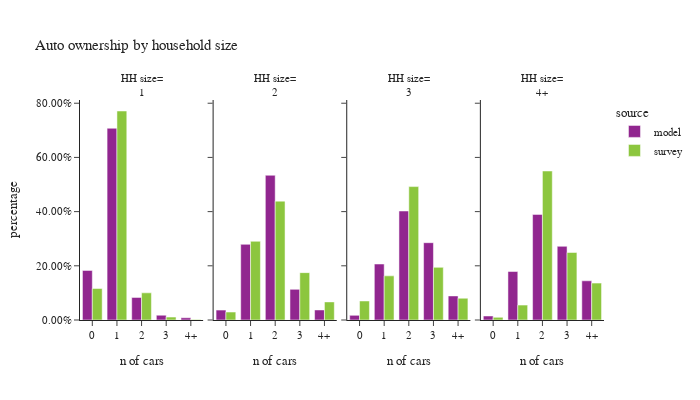

Notebook code cell kept with this figure:
### Code cell
plot_auto(hh,'hhsize_simple','household size', 'HH size')

### Figure 1 — Plotly figure (JSON) as saved in the notebook; plotly's stock layout.template omitted (floating-point values rounded to 4 significant figures)
{"data": [{"alignmentgroup": "True", "hovertemplate": "source=model<br>hhsize_simple=1<br>auto_ownership_simple=%{x}<br>percentage=%{y}<extra></extra>", "legendgroup": "model", "marker": {"color": "#91268F", "pattern": {"shape": ""}}, "name": "model", "offsetgroup": "model", "orientation": "v", "showlegend": true, "textposition": "auto", "type": "bar", "x": ["0", "1", "2", "3", "4+"], "xaxis": "x", "y": [0.1831, 0.7076, 0.08342, 0.0177, 0.008222], "yaxis": "y"}, {"alignmentgroup": "True", "hovertemplate": "source=model<br>hhsize_simple=2<br>auto_ownership_simple=%{x}<br>percentage=%{y}<extra></extra>", "legendgroup": "model", "marker": {"color": "#91268F", "pattern": {"shape": ""}}, "name": "model", "offsetgroup": "model", "orientation": "v", "showlegend": false, "textposition": "auto", "type": "bar", "x": ["0", "1", "2", "3", "4+"], "xaxis": "x2", "y": [0.03652, 0.2792, 0.5341, 0.113, 0.03709], "yaxis": "y2"}, {"alignmentgroup": "True", "hovertemplate": "source=model<br>hhsize_simple=3<br>auto_ownership_simple=%{x}<br>percentage=%{y}<extra></extra>", "legendgroup": "model", "marker": {"color": "#91268F", "pattern": {"shape": ""}}, "name": "model", "offsetgroup": "model", "orientation": "v", "showlegend": false, "textposition": "auto", "type": "bar", "x": ["0", "1", "2", "3", "4+"], "xaxis": "x3", "y": [0.01711, 0.2065, 0.4022, 0.2853, 0.08883], "yaxis": "y3"}, {"alignmentgroup": "True", "hovertemplate": "source=model<br>hhsize_simple=4+<br>auto_ownership_simple=%{x}<br>percentage=%{y}<extra></extra>", "legendgroup": "model", "marker": {"color": "#91268F", "pattern": {"shape": ""}}, "name": "model", "offsetgroup": "model", "orientation": "v", "showlegend": false, "textposition": "auto", "type": "bar", "x": ["0", "1", "2", "3", "4+"], "xaxis": "x4", "y": [0.01481, 0.1789, 0.3898, 0.2719, 0.1446], "yaxis": "y4"}, {"alignmentgroup": "True", "hovertemplate": "source=survey<br>hhsize_simple=1<br>auto_ownership_simple=%{x}<br>percentage=%{y}<extra></extra>", "legendgroup": "survey", "marker": {"color": "#8CC63E", "pattern": {"shape": ""}}, "name": "survey", "offsetgroup": "survey", "orientation": "v", "showlegend": true, "textposition": "auto", "type": "bar", "x": ["0", "1", "2", "3", "4+"], "xaxis": "x", "y": [0.1162, 0.7713, 0.1002, 0.01074, 0.001561], "yaxis": "y"}, {"alignmentgroup": "True", "hovertemplate": "source=survey<br>hhsize_simple=2<br>auto_ownership_simple=%{x}<br>percentage=%{y}<extra></extra>", "legendgroup": "survey", "marker": {"color": "#8CC63E", "pattern": {"shape": ""}}, "name": "survey", "offsetgroup": "survey", "orientation": "v", "showlegend": false, "textposition": "auto", "type": "bar", "x": ["0", "1", "2", "3", "4+"], "xaxis": "x2", "y": [0.02928, 0.2904, 0.4386, 0.1748, 0.06681], "yaxis": "y2"}, {"alignmentgroup": "True", "hovertemplate": "source=survey<br>hhsize_simple=3<br>auto_ownership_simple=%{x}<br>percentage=%{y}<extra></extra>", "legendgroup": "survey", "marker": {"color": "#8CC63E", "pattern": {"shape": ""}}, "name": "survey", "offsetgroup": "survey", "orientation": "v", "showlegend": false, "textposition": "auto", "type": "bar", "x": ["0", "1", "2", "3", "4+"], "xaxis": "x3", "y": [0.0702, 0.1629, 0.4923, 0.1942, 0.08035], "yaxis": "y3"}, {"alignmentgroup": "True", "hovertemplate": "source=survey<br>hhsize_simple=4+<br>auto_ownership_simple=%{x}<br>percentage=%{y}<extra></extra>", "legendgroup": "survey", "marker": {"color": "#8CC63E", "pattern": {"shape": ""}}, "name": "survey", "offsetgroup": "survey", "orientation": "v", "showlegend": false, "textposition": "auto", "type": "bar", "x": ["0", "1", "2", "3", "4+"], "xaxis": "x4", "y": [0.009853, 0.05494, 0.5499, 0.2492, 0.1361], "yaxis": "y4"}], "layout": {"annotations": [{"font": {}, "showarrow": false, "text": "HH size=<br>1", "x": 0.1175, "xanchor": "center", "xref": "paper", "y": 1.0, "yanchor": "bottom", "yref": "paper"}, {"font": {}, "showarrow": false, "text": "HH size=<br>2", "x": 0.3725, "xanchor": "center", "xref": "paper", "y": 1.0, "yanchor": "bottom", "yref": "paper"}, {"font": {}, "showarrow": false, "text": "HH size=<br>3", "x": 0.6275, "xanchor": "center", "xref": "paper", "y": 1.0, "yanchor": "bottom", "yref": "paper"}, {"font": {}, "showarrow": false, "text": "HH size=<br>4+", "x": 0.8825, "xanchor": "center", "xref": "paper", "y": 1.0, "yanchor": "bottom", "yref": "paper"}], "barmode": "group", "font": {"size": 11}, "height": 400, "legend": {"title": {"text": "source"}, "tracegroupgap": 0}, "title": {"text": "Auto ownership by household size"}, "width": 700, "xaxis": {"anchor": "y", "domain": [0.0, 0.235], "title": {"text": "n of cars"}}, "xaxis2": {"anchor": "y2", "domain": [0.255, 0.49], "matches": "x", "title": {"text": "n of cars"}}, "xaxis3": {"anchor": "y3", "domain": [0.51, 0.745], "matches": "x", "title": {"text": "n of cars"}}, "xaxis4": {"anchor": "y4", "domain": [0.765, 1.0], "matches": "x", "title": {"text": "n of cars"}}, "yaxis": {"anchor": "x", "domain": [0.0, 1.0], "tickformat": ".2%", "title": {"text": "percentage"}}, "yaxis2": {"anchor": "x2", "domain": [0.0, 1.0], "matches": "y", "showticklabels": false}, "yaxis3": {"anchor": "x3", "domain": [0.0, 1.0], "matches": "y", "showticklabels": false}, "yaxis4": {"anchor": "x4", "domain": [0.0, 1.0], "matches": "y", "showticklabels": false}}}
